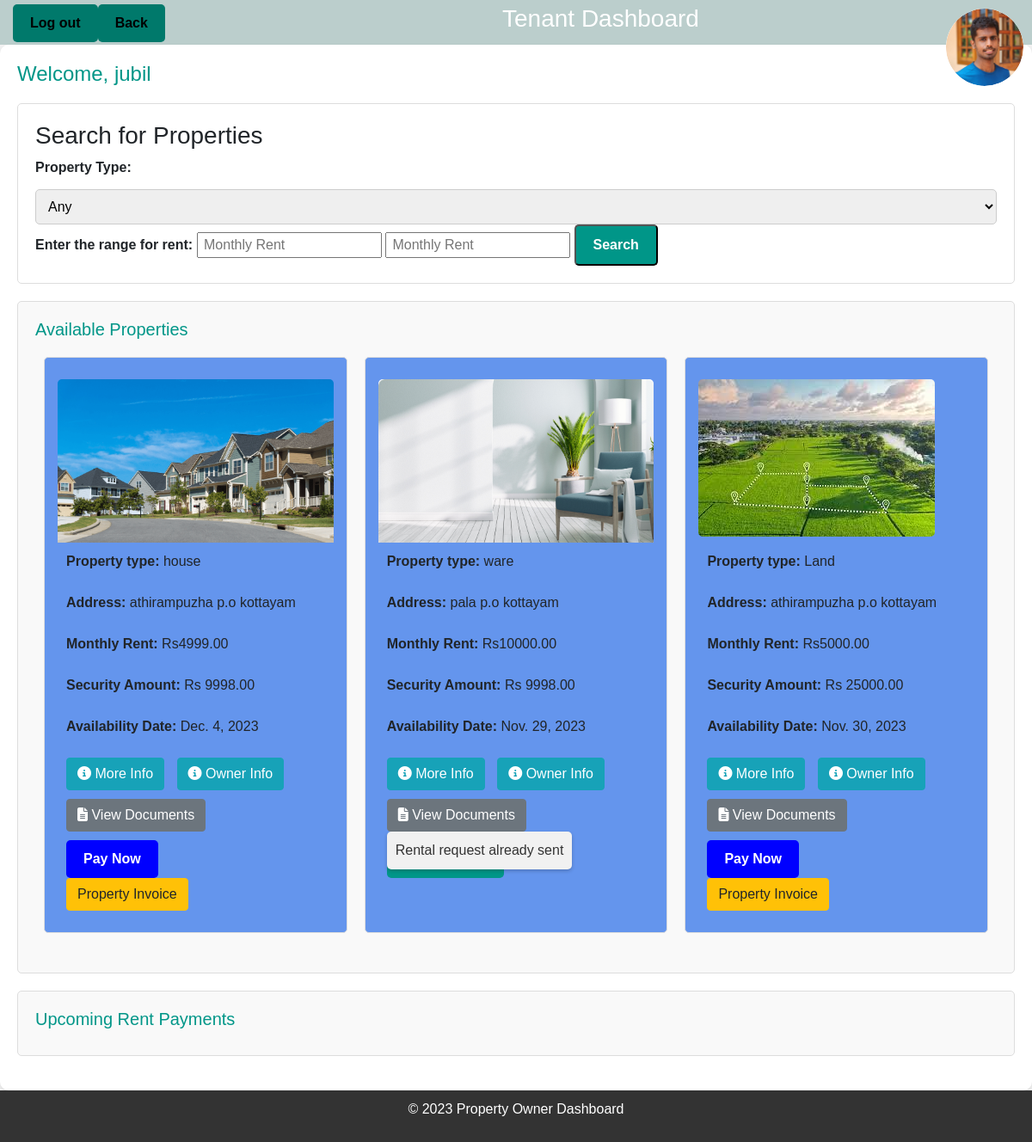
/tenantpg/ (signed in), run on an earlier commit of the app's database.
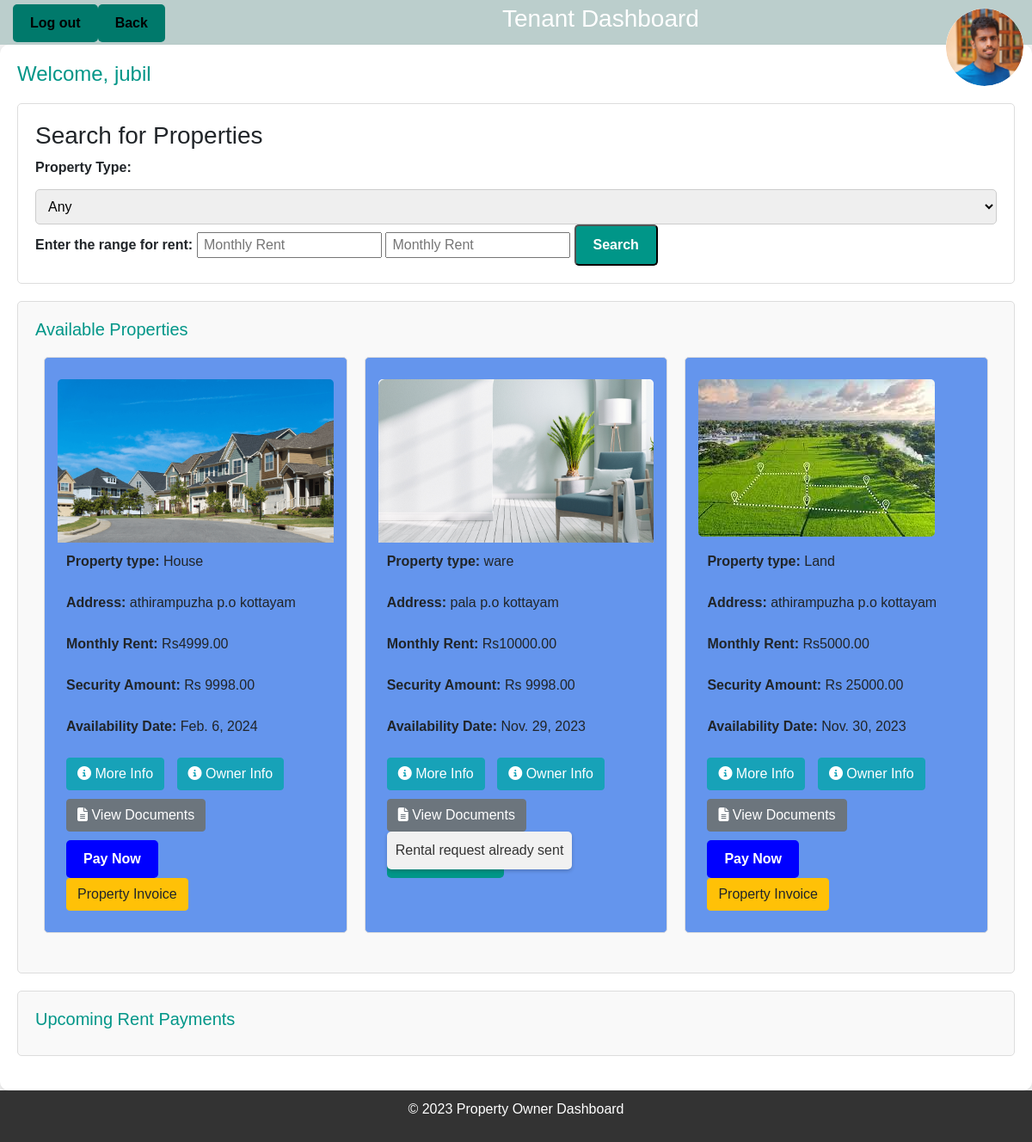
And on a later commit of the database.
### rental/models.py (models this page shows, shortened)
class Property(models.Model):
    property_owner = models.ForeignKey(
        get_user_model(),
        on_delete=models.CASCADE
    )
    property_type = models.CharField(max_length=20, choices=[('apartment', 'Apartment'), ('house', 'House'), ('office', 'Office')])
    address = models.CharField(max_length=255)
    monthly_rent = models.DecimalField(max_digits=10, decimal_places=2)
    security_deposit = models.DecimalField(max_digits=10, decimal_places=2)
    lease_duration = models.CharField(max_length=20, choices=[('1 year', '1 Year'), ('month-to-month', 'Month-to-Month')])
    availability_date = models.DateField()
    APPROVAL_CHOICES = [
        ('pending', 'Pending'),
        ('approved', 'Approved'),
        ('rejected', 'Rejected'),
    ]
    approval_status = models.CharField(
        max_length=20,
        choices=APPROVAL_CHOICES,
        default='pending',
    )
    deleted = models.BooleanField(default=False)

### rental/views.py (the view)
# urls.py: path('tenantpg/',views.tenantpg,name='tenantpg'),
def tenantpg(request):
    filtered_properties = Property.objects.filter(approval_status='Approved')
    property_type = request.GET.get('property_type')
    min_rent = request.GET.get('min_rent')
    max_rent = request.GET.get('max_rent')
    filter_params = Q()
    if property_type:
        filter_params &= Q(property_type=property_type)
    if min_rent:
        filter_params &= Q(monthly_rent__gte=min_rent)
    if max_rent:
        filter_params &= Q(monthly_rent__lte=max_rent)
    filtered_properties = filtered_properties.filter(filter_params)
    if 'username' in request.session:
        username = request.session['username']
        try:
            user_profile = Profile.objects.get(user__username=username)
        except Profile.DoesNotExist:
            user_profile = None
        for property in filtered_properties:
            property.is_rental_request_accepted = property.rentalrequest_set.filter(tenant=user_profile, status='Accepted').exists()
        context = {
            'user_profile': user_profile,
            'properties': filtered_properties,
        }
        response = render(request, 'tenantpg.html', context)
        response['Cache-Control'] = 'no-store, must-revalidate'
        return response
    else:
        return redirect('index')

### templates/tenantpg.html (shortened to what the changed rows need)
{% load static %}
<!DOCTYPE html>
<html>
<head>
    <link rel="stylesheet" href="https://maxcdn.bootstrapcdn.com/bootstrap/4.5.2/css/bootstrap.min.css">
    <link rel="stylesheet" href="https://cdnjs.cloudflare.com/ajax/libs/font-awesome/6.2.0/css/all.min.css">
</head>
<body>
    <header>
        <h1>Tenant Dashboard</h1>
    </header>
    <div class="dashboard">
        <h2>Welcome, {{ request.session.username }}</h2>
        <div class="section">
            <ul class="property-list">
                {% for property in properties %}
                    <li class="property-card">
                        <div class="carousel slide" data-ride="carousel">
                            <div class="carousel-inner">
                                {% for image in property.propertyimage_set.all %}
                                    <div class="carousel-item {% if forloop.first %}active{% endif %}">
                                        <img src="{{ image.image.url }}" alt="{{ property.property_name }}">
                                    </div>
                                {% endfor %}
                            </div>
                        </div>
                        <div class="property-details">
                            <p><strong>Property type:</strong> {{ property.property_type }}</p><br>
                            <p><strong>Address:</strong> {{ property.address }}</p><br>
                            <p><strong>Monthly Rent:</strong> Rs{{ property.monthly_rent }}</p><br>
                            <p><strong>Security Amount:</strong> Rs {{ property.security_deposit }}</p><br>
                            <p><strong>Availability Date:</strong> {{ property.availability_date }}</p><br>
                            <a href="{% url 'property_detail' property.id %}" class="btn btn-info">
                                <i class="fas fa-info-circle"></i> More Info
                            </a>
                            <a href="{% url 'ownerinfo' property.id %}" class="btn btn-info" style="margin-right: 10px;">
                                <i class="fas fa-info-circle"></i> Owner Info
                            </a>
                            <a href="{% url 'admviewdocs' property.id %}" class="btn btn-secondary" style="margin-top: 10px; margin-right: 10px;">
                                <i class="fas fa-file-alt"></i> View Documents
                            </a>
                            {% if property.is_rental_request_accepted %}
                            <form method="post" action="{% url 'payment' property.id %}">
                                <button type="submit" class="btn btn-primary">
                                    Pay Now
                                </button>
                            </form>
                                <form method="post" action="{% url 'generate_property_pdf' property.id %}">
                                    <button type="submit" class="btn btn-warning">
                                        Property Invoice
                                    </button>
                                </form>
                        {% endif %}
                    </li>
                {% endfor %}
            </ul>
        </div>
    </div>
</body>
</html>

What changed in the data, as far as the page shows it:
changed Property: property_type "house" → "House"; availability_date "Dec. 4, 2023" → "Feb. 6, 2024"
